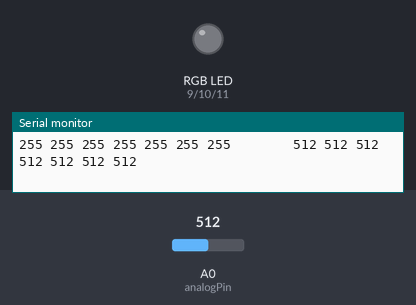
The sketch below on a simulated Arduino Uno, built with avr-gcc and run on an emulated ATmega328P. Shown: an RGB LED mixed from three pins (HIGH = lit), the last lines printed to the serial monitor. The test bench sets the inputs (shaded band); at power-on: A0 (analogPin) = 512. Dim RGB values are drawn brighter than linear; pins used as bus, display or sensor lines are not drawn.

Above: at 1.2 s.
1.3 s: A0 (analogPin) set to 90
At 2.3 s:
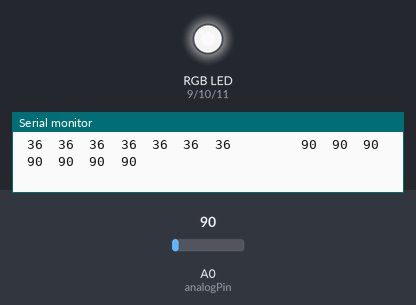
2.9 s: A0 (analogPin) set to 110
At 4.1 s:
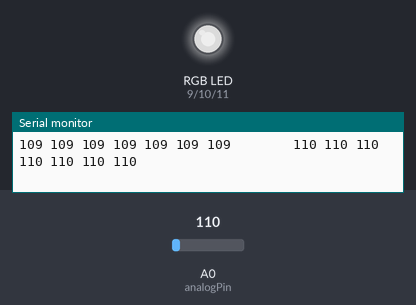
4.4 s: A0 (analogPin) set to 0
At 5.7 s:
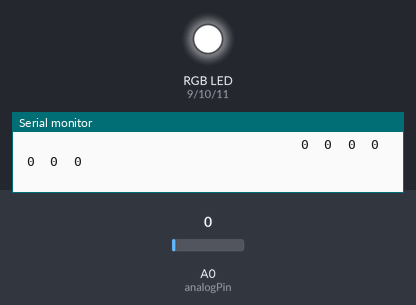
6.0 s: A0 (analogPin) set to 122
At 7.3 s:
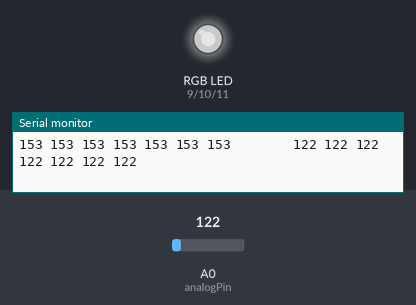
Timing chart, 0 to 8.5 s (numbered marks = the images above; inputs shaded):
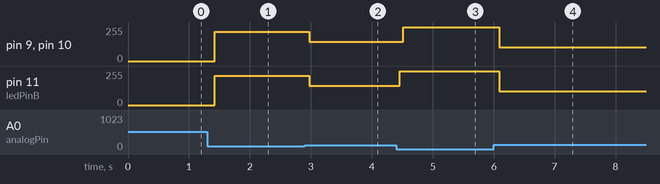

Measured:
- after the input at 1.3 s, pin 9 (ledPinR), pin 10 (ledPinG), pin 11 (ledPinB): 0/255 → 219/255 after 0.12 s
- after the input at 2.9 s, pin 9 (ledPinR), pin 10 (ledPinG), pin 11 (ledPinB): 219/255 → 146/255 after 0.08 s
- after the input at 4.4 s, pin 9 (ledPinR), pin 10 (ledPinG): 146/255 → 255/255 after 0.12 s; pin 11 (ledPinB): 146/255 → 255/255 after 0.06 s
- after the input at 6.0 s, pin 9 (ledPinR), pin 10 (ledPinG), pin 11 (ledPinB): 255/255 → 102/255 after 0.09 s

The sketch:

Microphone_LEDs.ino
```cpp
/* David Wang
 * Code that takes audio input from a 3.5mm cable
 * and flashes an LED strip based on the frequency
 * of the music.
 *
 * HUGE thanks to the arduino community
 * If you see your code here, I owe you my gratitude
 *
 */

//#if defined(__AVR_ATmega328__)
int analogPin = 0; // MSGEQ7 OUT
int strobePin = 2; // MSGEQ7 STROBE
int resetPin = 3; // MSGEQ7 RESET
int ledPinR = 9;
int ledPinG = 10;
int ledPinB = 11;

/*
#elif defined(__AVR_ATtiny85__)
int analogPin = 1; // MSGEQ7 OUT
int strobePin = 5; // MSGEQ7 STROBE <- ATtiny Reset re-fused
int resetPin = 2; // MSGEQ7 RESET
int ledPinR = 0;
int ledPinG = 3;
int ledPinB = 4;
#endif
*/


int spectrumValue[7];
int rawValue[7];

// MSGEQ7 OUT pin produces values around 50-80
// when there is no input, so use this value to
// filter out a lot of the chaff.
const int filterValue = 80;

// Use this value as the peak received to base the
// LED output levels on
const int MAX_INPUT_LEVEL = 150;


void setup()
{
  Serial.begin(9600);
  // Read from MSGEQ7 OUT
  pinMode(analogPin, INPUT);
  // Write to MSGEQ7 STROBE and RESET
  pinMode(strobePin, OUTPUT);
  pinMode(resetPin, OUTPUT);

  // Set analogPin's reference voltage
  analogReference(DEFAULT); // 5V

  // Set startup values for pins
  digitalWrite(resetPin, LOW);
  digitalWrite(strobePin, HIGH);
}

void loop()
{
  // Set reset pin low to enable strobe
  digitalWrite(resetPin, HIGH);
  digitalWrite(resetPin, LOW);

  // Get all 7 spectrum values from the MSGEQ7
  for (int i = 0; i < 7; i++)
  {
    digitalWrite(strobePin, LOW);
    delayMicroseconds(30); // Allow output to settle

    rawValue[i] = analogRead(analogPin);
    spectrumValue[i] = rawValue[i];

    // Constrain any value above 1023 or below filterValue
    spectrumValue[i] = constrain(spectrumValue[i], filterValue, MAX_INPUT_LEVEL);


    // Remap the value to a number between 0 and 255
    spectrumValue[i] = map(spectrumValue[i], filterValue, MAX_INPUT_LEVEL, 0, 255);

    // Remove serial stuff after debugging
    if (spectrumValue[i] == 0) {
      Serial.print("   ");
    } else {
      if (spectrumValue[i] < 100) {
        Serial.print(" ");
        if (spectrumValue[i] < 10) {
          Serial.print(" ");
        }
      }
      Serial.print(spectrumValue[i]);
    }
    Serial.print(" ");
    digitalWrite(strobePin, HIGH);
   }

   Serial.print("       ");

   for (int i=0; i<7; i++) {
     if (rawValue[i] < 100) {
       Serial.print(" ");
     }
     Serial.print(rawValue[i]);
     Serial.print(" ");
   }

   Serial.println();

   // Write the PWM values to the LEDs
   // I find that with three LEDs, these three spectrum values work the best
   // Values are 63Hz, 160Hz, 400Hz, 1kHz, 2.5kHz, 6.25kHz and 16kHz
   // 1kHz and 6.25kHz don't seem to work
   analogWrite(ledPinR, 255 - spectrumValue[0]);
   analogWrite(ledPinG, 255 - spectrumValue[1]);
   analogWrite(ledPinB, 255 - spectrumValue[2]);
}
```
